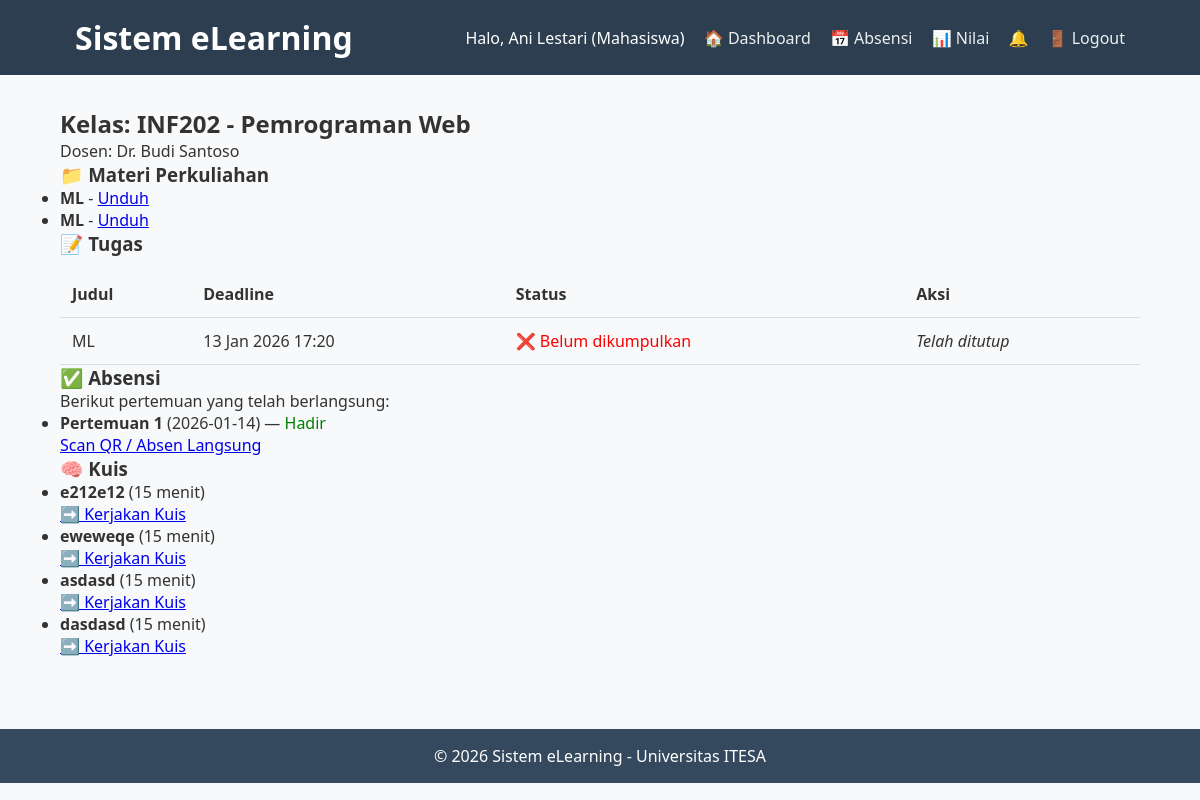
Screenshot of /mahasiswa/view_class.php?id=1 (signed in) with the database file from the repository.
### tables this page shows
CREATE TABLE `profiles` (
  `id_user` int(11) NOT NULL,
  `nim_nidn` varchar(20) DEFAULT NULL,
  `foto` varchar(255) DEFAULT NULL,
  `alamat` text DEFAULT NULL,
  `fakultas` varchar(100) DEFAULT NULL,
  `prodi` varchar(100) DEFAULT NULL
);

CREATE TABLE `users` (
  `id` int(11) NOT NULL,
  `username` varchar(50) NOT NULL,
  `password` varchar(255) NOT NULL,
  `nama_lengkap` varchar(100) NOT NULL,
  `email` varchar(100) NOT NULL,
  `role` enum('admin','dosen','mahasiswa') NOT NULL
);

CREATE TABLE `courses` (
  `id` int(11) NOT NULL,
  `kode_mk` varchar(20) NOT NULL,
  `nama_mk` varchar(100) NOT NULL,
  `deskripsi` text DEFAULT NULL,
  `sks` tinyint(4) NOT NULL CHECK (`sks` between 1 and 6)
);

CREATE TABLE `materials` (
  `id` int(11) NOT NULL,
  `id_class` int(11) NOT NULL,
  `judul` varchar(150) NOT NULL,
  `tipe` enum('file','link','video') NOT NULL,
  `konten` text NOT NULL,
  `urutan_tampil` int(11) DEFAULT 0
);

CREATE TABLE `assignments` (
  `id` int(11) NOT NULL,
  `id_class` int(11) NOT NULL,
  `judul` varchar(150) NOT NULL,
  `deskripsi` text DEFAULT NULL,
  `deadline` datetime NOT NULL,
  `skor_maksimal` int(11) NOT NULL CHECK (`skor_maksimal` > 0)
);

CREATE TABLE `meetings` (
  `id` int(11) NOT NULL,
  `id_class` int(11) NOT NULL,
  `pertemuan_ke` tinyint(4) NOT NULL CHECK (`pertemuan_ke` between 1 and 16),
  `tanggal` date NOT NULL,
  `topik` varchar(150) DEFAULT NULL
);

CREATE TABLE `attendance` (
  `id` int(11) NOT NULL,
  `id_meeting` int(11) NOT NULL,
  `id_mahasiswa` int(11) NOT NULL,
  `status` enum('hadir','sakit','izin','alfa') DEFAULT 'alfa',
  `waktu_presensi` datetime DEFAULT current_timestamp()
);

CREATE TABLE `quizzes` (
  `id` int(11) NOT NULL,
  `id_class` int(11) NOT NULL,
  `judul` varchar(150) NOT NULL,
  `durasi` int(11) NOT NULL,
  `jumlah_soal` int(11) DEFAULT 0,
  `created_at` datetime DEFAULT current_timestamp(),
  `updated_at` datetime DEFAULT current_timestamp() ON UPDATE current_timestamp()
);

### includes/functions.php (called while the page is built, shortened)
<?php
if (!function_exists('get_user_info')) {
    function get_user_info($pdo, $user_id) {
        $stmt = $pdo->prepare("SELECT u.*, p.nim_nidn, p.foto FROM users u LEFT JOIN profiles p ON u.id = p.id_user WHERE u.id = ?");
        $stmt->execute([$user_id]);
        return $stmt->fetch(PDO::FETCH_ASSOC);
    }
}
?>

### mahasiswa/view_class.php (the view, shortened to what this page needs)
<?php
require_once '../includes/header.php';
require_once '../includes/functions.php';
$class_id = $_GET['id'] ?? 0;
$stmt = $pdo->prepare("
    SELECT co.nama_mk, co.kode_mk, u.nama_lengkap AS dosen
    FROM classes c
    JOIN courses co ON c.id_course = co.id
    JOIN users u ON c.id_dosen = u.id
    WHERE c.id = ?
");
$stmt->execute([$class_id]);
$class = $stmt->fetch();
$materi = $pdo->prepare("SELECT * FROM materials WHERE id_class = ? ORDER BY urutan_tampil");
$materi->execute([$class_id]);
$tugas = $pdo->prepare("
    SELECT a.*, s.file_tugas, s.waktu_upload, s.nilai
    FROM assignments a
    LEFT JOIN submissions s ON a.id = s.id_assignment AND s.id_mahasiswa = ?
    WHERE a.id_class = ?
    ORDER BY a.deadline DESC
");
$tugas->execute([$_SESSION['user_id'], $class_id]);
$meetings = $pdo->prepare("
    SELECT m.*, c.id AS class_id
    FROM meetings m
    JOIN classes c ON m.id_class = c.id
    WHERE c.id = ? AND m.tanggal <= CURDATE()
    ORDER BY m.tanggal DESC
");
$meetings->execute([$class_id]);
?>
<h2>Kelas: <?= htmlspecialchars($class['kode_mk']) ?> - <?= htmlspecialchars($class['nama_mk']) ?></h2>
<p>Dosen: <?= htmlspecialchars($class['dosen']) ?></p>
<h3>📁 Materi Perkuliahan</h3>
<ul>
    <?php while ($m = $materi->fetch()): ?>
    <li>
        <strong><?= htmlspecialchars($m['judul']) ?></strong>
        <?php if ($m['tipe'] == 'file'): ?>
            - <a href="/elearning/assets/uploads/<?= htmlspecialchars($m['konten']) ?>" target="_blank">Unduh</a>
        <?php else: ?>
            - <a href="<?= htmlspecialchars($m['konten']) ?>" target="_blank">Lihat</a>
        <?php endif; ?>
    </li>
    <?php endwhile; ?>
</ul>
<h3>📝 Tugas</h3>
<table class="table">
    <thead><tr><th>Judul</th><th>Deadline</th><th>Status</th><th>Aksi</th></tr></thead>
    <tbody>
        <?php while ($t = $tugas->fetch()): ?>
        <tr>
            <td><?= htmlspecialchars($t['judul']) ?></td>
            <td><?= date('d M Y H:i', strtotime($t['deadline'])) ?></td>
            <td>
                <?php if ($t['file_tugas']): ?>
                    <span style="color:green;">✅ Sudah dikumpulkan</span>
                    <?php if ($t['nilai'] !== null): ?>
                        | Nilai: <strong><?= $t['nilai'] ?>/<?= $t['skor_maksimal'] ?></strong>
                    <?php endif; ?>
                <?php else: ?>
                    <span style="color:red;">❌ Belum dikumpulkan</span>
                <?php endif; ?>
            </td>
            <td>
                <?php if (!$t['file_tugas'] && strtotime($t['deadline']) >= time()): ?>
                    <a href="submit_assignment.php?assignment_id=<?= $t['id'] ?>">Kumpulkan</a>
                <?php elseif (strtotime($t['deadline']) < time()): ?>
                    <em>Telah ditutup</em>
                <?php else: ?>
                    <em>Sudah dikumpulkan</em>
                <?php endif; ?>
            </td>
        </tr>
        <?php endwhile; ?>
    </tbody>
</table>
<h3>✅ Absensi</h3>
<?php if ($meetings->rowCount() > 0): ?>
    <p>Berikut pertemuan yang telah berlangsung:</p>
    <ul>
        <?php while ($mt = $meetings->fetch()): ?>
        <li>
            <strong>Pertemuan <?= $mt['pertemuan_ke'] ?></strong> (<?= $mt['tanggal'] ?>) —
            <?php
            $stmt = $pdo->prepare("SELECT status FROM attendance WHERE id_meeting = ? AND id_mahasiswa = ?");
            $stmt->execute([$mt['id'], $_SESSION['user_id']]);
            $absen = $stmt->fetch();
            $status = $absen['status'] ?? 'alfa';
            $color = [
                'hadir' => 'green',
                'sakit' => 'orange',
                'izin' => 'blue',
                'alfa' => 'red'
            ];
            echo "<span style='color:{$color[$status]};'>".ucfirst($status)."</span>";
            ?>
            <br>
            <a href="scan_absen.php?meeting_id=<?= $mt['id'] ?>">Scan QR / Absen Langsung</a>
        </li>
        <?php endwhile; ?>
    </ul>
<?php else: ?>
    <p>Belum ada pertemuan yang dibuka untuk absensi.</p>
<?php endif; ?>
<h3>🧠 Kuis</h3>
<?php
$quizzes = $pdo->prepare("
    SELECT q.*, c.id AS class_id
    FROM quizzes q
    JOIN classes c ON q.id_class = c.id
    WHERE c.id = ? AND q.created_at <= NOW()
    ORDER BY q.created_at DESC
");
$quizzes->execute([$class_id]);
?>
<?php if ($quizzes->rowCount() > 0): ?>
    <ul>
        <?php while ($q = $quizzes->fetch()): ?>
        <li>
            <strong><?= htmlspecialchars($q['judul']) ?></strong>
            (<?= $q['durasi'] ?> menit)
            <br>
            <a href="take_quiz.php?id=<?= $q['id'] ?>">➡️ Kerjakan Kuis</a>
        </li>
        <?php endwhile; ?>
    </ul>
<?php else: ?>
    <p>Belum ada kuis untuk kelas ini.</p>
<?php endif; ?>
<?php include '../includes/footer.php'; ?>

### includes/header.php (shortened to what this page needs)
<?php
require_once __DIR__ . '/auth.php';
$user = get_user_info($pdo, $_SESSION['user_id']);
$notif_count = 0;
if (is_logged_in()) {
    $stmt = $pdo->prepare("SELECT COUNT(*) FROM notifications WHERE id_user = ? AND is_read = 0");
    $stmt->execute([$_SESSION['user_id']]);
    $notif_count = $stmt->fetchColumn();
}
?>
<!DOCTYPE html>
<html lang="id">
<head>
    <link rel="stylesheet" href="/elearning/assets/css/style.css">
</head>
<body>
    <header>
        <div class="container">
            <h1>Sistem eLearning</h1>
            <nav>
                <span>Halo, <?= htmlspecialchars($user['nama_lengkap']) ?> (<?= ucfirst($user['role']) ?>)</span>
                <?php if ($_SESSION['role'] === 'mahasiswa'): ?>
                    <a href="/elearning/mahasiswa/dashboard.php">🏠 Dashboard</a>
                    <a href="/elearning/mahasiswa/view_attendance.php">📅 Absensi</a>
                    <a href="/elearning/mahasiswa/grades.php">📊 Nilai</a>
                <?php endif; ?>
                <?php if ($notif_count > 0): ?>
                    <a href="/elearning/notifications.php" style="color:red;">🔔 (<?= $notif_count ?>)</a>
                <?php else: ?>
                    <a href="/elearning/notifications.php">🔔</a>
                <?php endif; ?>
                <a href="/elearning/logout.php">🚪 Logout</a>
            </nav>
        </div>
    </header>
    <div class="container main-content">

### assets/css/style.css (style rules this page uses)
* { margin: 0; padding: 0; box-sizing: border-box; }
body { font-family: 'Segoe UI', Tahoma, Geneva, Verdana, sans-serif; background: #f8f9fa; color: #333; }
.container { width: 90%; max-width: 1200px; margin: 0 auto; padding: 0 15px; }
header { background: #2c3e50; color: white; padding: 1rem 0; }
header .container { display: flex; justify-content: space-between; align-items: center; }
header nav a { color: #ecf0f1; text-decoration: none; margin-left: 15px; }
.main-content { padding: 2rem 0; }
.table { width: 100%; border-collapse: collapse; margin-top: 15px; }
.table th, .table td { padding: 12px; text-align: left; border-bottom: 1px solid #ddd; }

### rows the page displays
profiles: id_user.nama_lengkap "Ani Lestari", id_user.role "Mahasiswa"
courses: kode_mk "INF202", nama_mk "Pemrograman Web", users.nama_lengkap "Dr. Budi Santoso"
materials: judul "ML"
materials: judul "ML"
assignments: judul "ML", deadline "13 Jan 2026 17:20", shows "Telah ditutup"
meetings: pertemuan_ke "1", tanggal "2026-01-14", attendance.status "Hadir"
quizzes: judul "e212e12", durasi "15"
quizzes: judul "eweweqe", durasi "15"
quizzes: judul "asdasd", durasi "15"
quizzes: judul "dasdasd", durasi "15"
